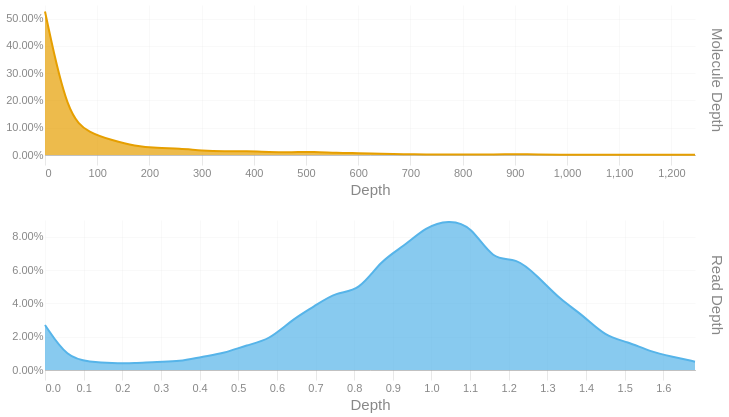

The cell this chart's notebook holds for it:
### Code cell
readdep = depth_hist(tb['Read Depth'], q99, 3)
readdep = readdep.with_columns(pl.lit('Read Depth').alias('Metric'))
if not SKIPLR:
    moldep = depth_hist(tb['Molecule Depth'], mol_q99, 1)
    moldep = moldep.with_columns(pl.lit('Molecule Depth').alias('Metric'))
    _hist = pl.concat([readdep, moldep])
    _hist = _hist.filter(pl.col('Proportion') != 0)
    with SafeRender(_hist):
        (
            alt.Chart(_hist)        
            .mark_area(interpolate = "basis")
            .encode(
                x=alt.X('Bin:Q').scale(domainMin=0).axis(alt.Axis(title='Depth')),
                y = alt.Y('Proportion:Q', title = None).axis(format = '.2%'),
                color = alt.Color('Metric:N').legend(None),
                row = alt.Row("Metric:N").header(title = None, labelOrient = 'right'),
                tooltip = [
                    alt.Tooltip("Metric:N", title = "Metric"),
                    alt.Tooltip('Interval:N', title = "Depth Interval"),
                    alt.Tooltip('Proportion:Q', title = "% Alignments").format('.2%')
                ]
            )
            .resolve_scale(x='independent', y='independent')
            .properties(
                height = 150, width = 650,
                usermeta={'embedOptions': {'downloadFileName': f'{samplename}.depth.hist'}}
            )
        ).display()
else:
    readdep = readdep.filter(pl.col('Proportion') != 0)
    with SafeRender(readdep):
        (
            alt.Chart(readdep)        
            .mark_area(interpolate = "basis")
            .encode(
                x=alt.X('Bin:Q').scale(domainMin=0).axis(alt.Axis(title='Depth')),
                y = alt.Y('Proportion:Q', title = None).axis(format = '.2%'),
                tooltip = [
                    alt.Tooltip('Interval:N', title = "Depth Interval"),
                    alt.Tooltip('Proportion:Q', title = "% Alignments").format('.2%')
                ]
            )
            .properties(
                usermeta={'embedOptions': {'downloadFileName': f'{samplename}.depth.hist'}}
            )
        ).display()

### Figure 1 — Vega-Lite specification as saved in the notebook (floating-point values rounded to 4 significant figures)
{"width": 650, "height": 150, "config": {"title": {"anchor": "start", "dy": -15, "fontSize": 18, "color": "#888888", "subtitleColor": "#888888", "subtitleFontSize": 14}, "arc": {"fill": "#0072B2"}, "axis": {"domainColor": "#888888", "domainWidth": 0.5, "gridWidth": 0.2, "grid": false, "titleFontWeight": 400, "titleFontSize": 15, "labelFontSize": 11, "labelColor": "#888888", "tickColor": "#888888", "tickWidth": 0.2, "titleColor": "#888888"}, "axisBand": {"grid": false}, "axisX": {"grid": true, "tickSize": 10, "domainCap": "round"}, "axisY": {"domain": false, "grid": true, "tickSize": 0, "domainCap": "round"}, "background": "transparent", "header": {"labelFontSize": 15, "labelColor": "#888888", "titleFontSize": 15, "titleFontWeight": 600, "titleColor": "#888888"}, "legend": {"labelFont": "sans-serif", "labelFontSize": 12, "labelColor": "#888888", "symbolSize": 100, "symbolType": "circle", "titleFontSize": 12, "titlePadding": 10, "titleColor": "#888888", "title": null}, "range": {"category": ["#E69F00", "#56B4E9", "#009E73", "#F0E442", "#0072B2", "#D55E00", "#CC79A7", "#000000"], "diverging": ["#cfe8f3", "#a2d4ec", "#73bfe2", "#46abdb", "#1696d2", "#12719e"]}, "area": {"fill": "#0072B2", "fillOpacity": 0.7, "line": true, "strokeOpacity": 0.7}, "line": {"color": "#0072B2", "stroke": "#0072B2", "strokeWidth": 2}, "trail": {"color": "#0072B2", "stroke": "#0072B2", "strokeWidth": 0, "size": 1}, "point": {"filled": true, "fillOpacity": 1.0, "size": 95}, "text": {"color": "#888888", "fontSize": 11, "align": "right", "fontWeight": 400, "size": 11}, "bar": {"fill": "#0072B2", "stroke": null}, "view": {"stroke": null, "continuousWidth": 660, "continuousHeight": 400}}, "data": {"name": "data-dd997bda68cd9a19c793d86da8d811f5"}, "mark": {"type": "area", "interpolate": "basis"}, "encoding": {"color": {"field": "Metric", "legend": null, "type": "nominal"}, "row": {"field": "Metric", "header": {"title": null, "labelOrient": "right"}, "type": "nominal"}, "tooltip": [{"field": "Metric", "title": "Metric", "type": "nominal"}, {"field": "Interval", "title": "Depth Interval", "type": "nominal"}, {"field": "Proportion", "format": ".2%", "title": "% Alignments", "type": "quantitative"}], "x": {"axis": {"title": "Depth"}, "field": "Bin", "scale": {"domainMin": 0}, "type": "quantitative"}, "y": {"axis": {"format": ".2%"}, "field": "Proportion", "title": null, "type": "quantitative"}}, "resolve": {"scale": {"x": "independent", "y": "independent"}}, "usermeta": {"embedOptions": {"downloadFileName": "S1_Annapolis_11.depth.hist"}}, "$schema": "https://vega.github.io/schema/vega-lite/v6.1.0.json", "datasets": {"data-dd997bda68cd9a19c793d86da8d811f5": [{"Bin": 0.0, "Interval": "0.0-0.058", "Proportion": 0.027, "Metric": "Read Depth"}, {"Bin": 0.058, "Interval": "0.058-0.116", "Proportion": 0.007, "Metric": "Read Depth"}, {"Bin": 0.116, "Interval": "0.116-0.174", "Proportion": 0.005, "Metric": "Read Depth"}, {"Bin": 0.174, "Interval": "0.174-0.232", "Proportion": 0.004, "Metric": "Read Depth"}, {"Bin": 0.232, "Interval": "0.232-0.29", "Proportion": 0.004, "Metric": "Read Depth"}, {"Bin": 0.29, "Interval": "0.29-0.348", "Proportion": 0.005, "Metric": "Read Depth"}, {"Bin": 0.348, "Interval": "0.348-0.406", "Proportion": 0.005, "Metric": "Read Depth"}, {"Bin": 0.406, "Interval": "0.406-0.464", "Proportion": 0.008, "Metric": "Read Depth"}, {"Bin": 0.464, "Interval": "0.464-0.522", "Proportion": 0.01, "Metric": "Read Depth"}, {"Bin": 0.522, "Interval": "0.522-0.58", "Proportion": 0.015, "Metric": "Read Depth"}, {"Bin": 0.58, "Interval": "0.58-0.638", "Proportion": 0.018, "Metric": "Read Depth"}, {"Bin": 0.638, "Interval": "0.638-0.696", "Proportion": 0.03, "Metric": "Read Depth"}, {"Bin": 0.696, "Interval": "0.696-0.754", "Proportion": 0.038, "Metric": "Read Depth"}, {"Bin": 0.754, "Interval": "0.754-0.812", "Proportion": 0.047, "Metric": "Read Depth"}, {"Bin": 0.812, "Interval": "0.812-0.87", "Proportion": 0.047, "Metric": "Read Depth"}, {"Bin": 0.87, "Interval": "0.87-0.928", "Proportion": 0.066, "Metric": "Read Depth"}, {"Bin": 0.928, "Interval": "0.928-0.986", "Proportion": 0.074, "Metric": "Read Depth"}, {"Bin": 0.986, "Interval": "0.986-1.044", "Proportion": 0.086, "Metric": "Read Depth"}, {"Bin": 1.044, "Interval": "1.044-1.102", "Proportion": 0.09, "Metric": "Read Depth"}, {"Bin": 1.102, "Interval": "1.102-1.16", "Proportion": 0.087, "Metric": "Read Depth"}, {"Bin": 1.16, "Interval": "1.16-1.218", "Proportion": 0.065, "Metric": "Read Depth"}, {"Bin": 1.218, "Interval": "1.218-1.276", "Proportion": 0.068, "Metric": "Read Depth"}, {"Bin": 1.276, "Interval": "1.276-1.334", "Proportion": 0.056, "Metric": "Read Depth"}, {"Bin": 1.334, "Interval": "1.334-1.392", "Proportion": 0.042, "Metric": "Read Depth"}, {"Bin": 1.392, "Interval": "1.392-1.45", "Proportion": 0.033, "Metric": "Read Depth"}, {"Bin": 1.45, "Interval": "1.45-1.508", "Proportion": 0.02, "Metric": "Read Depth"}, {"Bin": 1.508, "Interval": "1.508-1.566", "Proportion": 0.017, "Metric": "Read Depth"}, {"Bin": 1.566, "Interval": "1.566-1.624", "Proportion": 0.011, "Metric": "Read Depth"}, {"Bin": 1.624, "Interval": "1.624-1.682", "Proportion": 0.008, "Metric": "Read Depth"}, {"Bin": 1.682, "Interval": "1.682-1.74", "Proportion": 0.005, "Metric": "Read Depth"}, {"Bin": 0.0, "Interval": "0.0-42.9", "Proportion": 0.526, "Metric": "Molecule Depth"}, {"Bin": 42.9, "Interval": "42.9-85.9", "Proportion": 0.141, "Metric": "Molecule Depth"}, {"Bin": 85.9, "Interval": "85.9-128.8", "Proportion": 0.08, "Metric": "Molecule Depth"}, {"Bin": 128.8, "Interval": "128.8-171.8", "Proportion": 0.054, "Metric": "Molecule Depth"}, {"Bin": 171.8, "Interval": "171.8-214.7", "Proportion": 0.033, "Metric": "Molecule Depth"}, {"Bin": 214.7, "Interval": "214.7-257.6", "Proportion": 0.025, "Metric": "Molecule Depth"}, {"Bin": 257.6, "Interval": "257.6-300.6", "Proportion": 0.024, "Metric": "Molecule Depth"}, {"Bin": 300.6, "Interval": "300.6-343.5", "Proportion": 0.016, "Metric": "Molecule Depth"}, {"Bin": 343.5, "Interval": "343.5-386.4", "Proportion": 0.013, "Metric": "Molecule Depth"}, {"Bin": 386.4, "Interval": "386.4-429.4", "Proportion": 0.014, "Metric": "Molecule Depth"}, {"Bin": 429.4, "Interval": "429.4-472.3", "Proportion": 0.011, "Metric": "Molecule Depth"}, {"Bin": 472.3, "Interval": "472.3-515.3", "Proportion": 0.01, "Metric": "Molecule Depth"}, {"Bin": 515.3, "Interval": "515.3-558.2", "Proportion": 0.012, "Metric": "Molecule Depth"}, {"Bin": 558.2, "Interval": "558.2-601.1", "Proportion": 0.007, "Metric": "Molecule Depth"}, {"Bin": 601.1, "Interval": "601.1-644.1", "Proportion": 0.007, "Metric": "Molecule Depth"}, {"Bin": 644.1, "Interval": "644.1-687.0", "Proportion": 0.005, "Metric": "Molecule Depth"}, {"Bin": 687.0, "Interval": "687.0-730.0", "Proportion": 0.003, "Metric": "Molecule Depth"}, {"Bin": 730.0, "Interval": "730.0-772.9", "Proportion": 0.002, "Metric": "Molecule Depth"}, {"Bin": 772.9, "Interval": "772.9-815.8", "Proportion": 0.002, "Metric": "Molecule Depth"}, {"Bin": 815.8, "Interval": "815.8-858.8", "Proportion": 0.002, "Metric": "Molecule Depth"}, {"Bin": 858.8, "Interval": "858.8-901.7", "Proportion": 0.002, "Metric": "Molecule Depth"}, {"Bin": 901.7, "Interval": "901.7-944.7", "Proportion": 0.003, "Metric": "Molecule Depth"}, {"Bin": 944.7, "Interval": "944.7-987.6", "Proportion": 0.002, "Metric": "Molecule Depth"}, {"Bin": 987.6, "Interval": "987.6-1030.5", "Proportion": 0.001, "Metric": "Molecule Depth"}, {"Bin": 1030.0, "Interval": "1030.5-1073.5", "Proportion": 0.001, "Metric": "Molecule Depth"}, {"Bin": 1074.0, "Interval": "1073.5-1116.4", "Proportion": 0.001, "Metric": "Molecule Depth"}, {"Bin": 1116.0, "Interval": "1116.4-1159.3", "Proportion": 0.001, "Metric": "Molecule Depth"}, {"Bin": 1159.0, "Interval": "1159.3-1202.3", "Proportion": 0.001, "Metric": "Molecule Depth"}, {"Bin": 1202.0, "Interval": "1202.3-1245.2", "Proportion": 0.001, "Metric": "Molecule Depth"}, {"Bin": 1245.0, "Interval": "1245.2-1288.16", "Proportion": 0.001, "Metric": "Molecule Depth"}]}}
